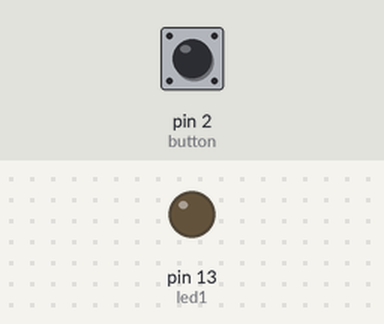
Simulated run of this sketch. Board: Arduino Uno, built with avr-gcc and run on an emulated ATmega328P. Shown: output pins drawn as LEDs (lit = HIGH). The inputs (shaded band) are chosen by the test bench; at power-on: pin 2 (button) LOW.

Above: at 1.2 s.
1.3 s: pin 2 (button) pulled HIGH for 0.15 s
At 2.2 s:
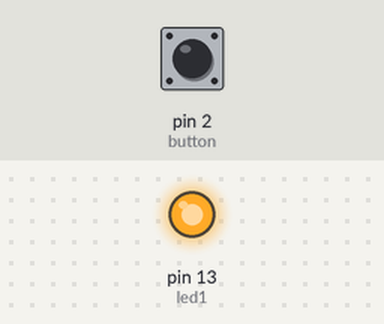
Timing chart, 0 to 4.3 s (numbered marks = the images above; inputs shaded):
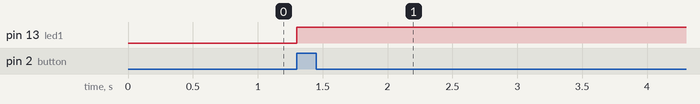

Measured:
- after the input at 1.3 s, pin 13 (led1): LOW → HIGH at once

The sketch:

codigo.ino
```cpp
int button = 2;
int led1 = 13;
int lastButtonState = 0;
int buttonState = 0;
int count = 0;

void setup() {
  pinMode(led1, OUTPUT);
  pinMode(button, INPUT);
}
void loop() {
  buttonState = digitalRead(button);
    if (buttonState != lastButtonState) {
        if (buttonState == HIGH) {
        count++;
        if (count % 4 != 0) {
          digitalWrite(led1, HIGH);
        } else {
          digitalWrite(led1, LOW);
        }
        delay(5);
        }
    }
      lastButtonState = buttonState;
}
```
